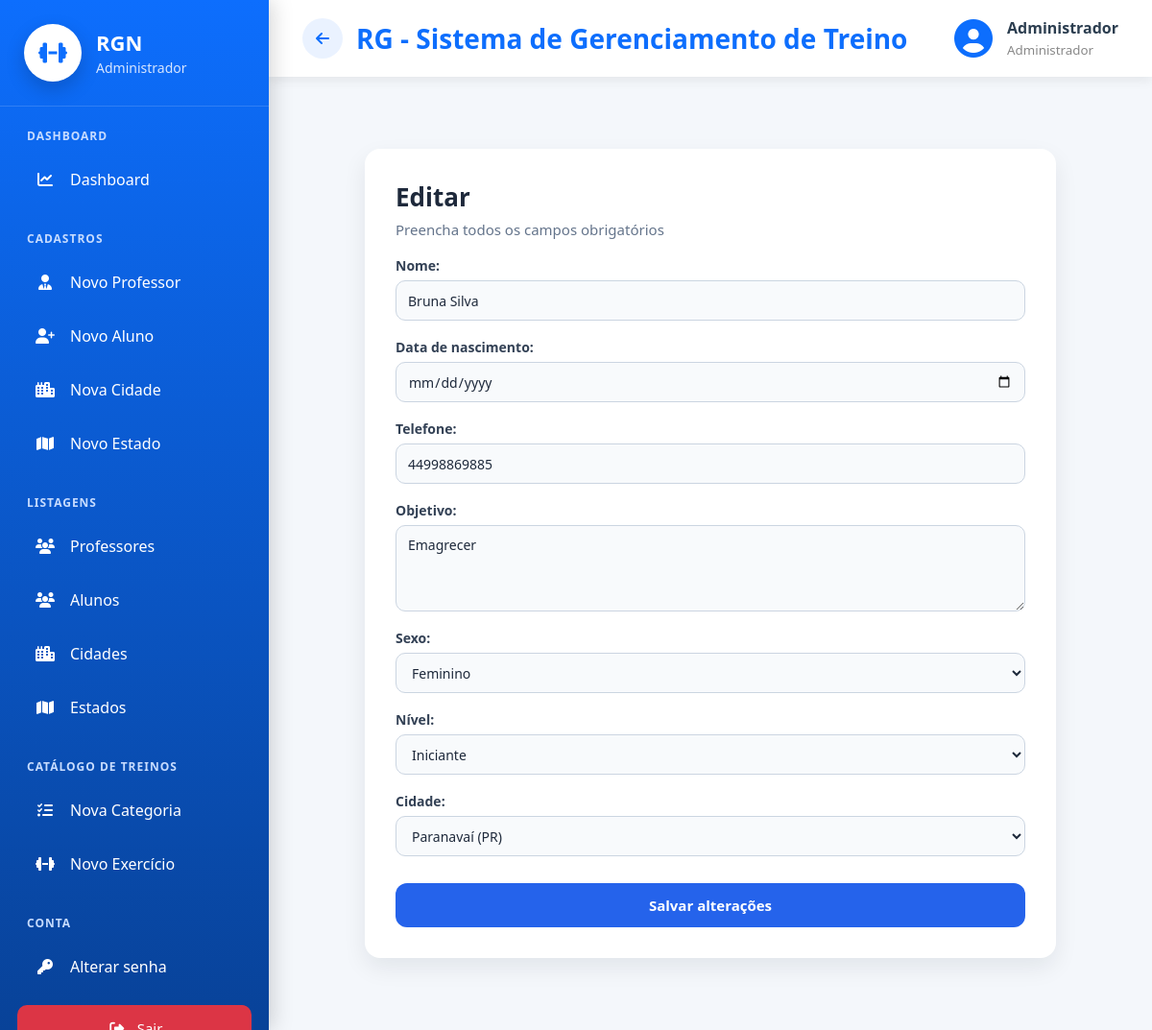
/cadastros/editar/aluno/8/ (signed in), run on an earlier commit of the app's database.
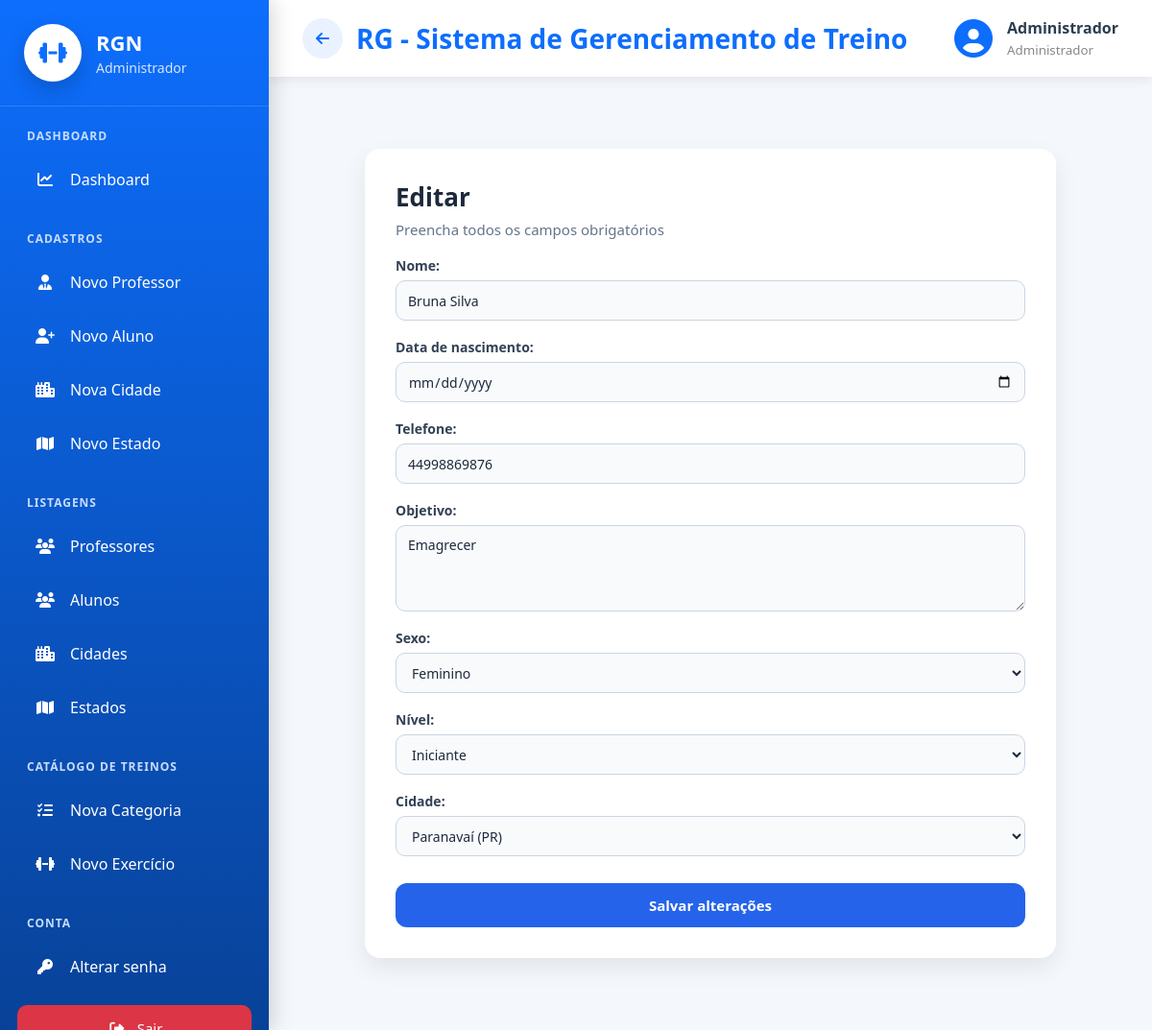
And on a later commit of the database.
### cadastros/models.py (models this page shows, shortened)
class Auditoria(models.Model):
    cadastrado_em = models.DateTimeField(auto_now_add=True, verbose_name="Cadastrado em")
    atualizado_em = models.DateTimeField(auto_now=True, verbose_name="Atualizado em")
    class Meta:
        abstract = True

class Pessoa(Auditoria):
    TIPO_CHOICES = [
        ('ALUNO', 'Aluno'),
        ('PROFESSOR', 'Professor'),
        ('ADMINISTRADOR', 'Administrador')
    ]
    SEXO_CHOICES = [
        ('M', 'Masculino'),
        ('F', 'Feminino'),
        ('O', 'Outro'),
    ]
    NIVEL_CHOICES = [
        (1, 'Iniciante'),
        (2, 'Intermediário'),
        (3, 'Avançado'),
    ]
    tipo = models.CharField(max_length=20, choices=TIPO_CHOICES, verbose_name="Tipo de Pessoa")
    nome = models.CharField(max_length=50, verbose_name="Nome")
    data_nascimento = models.DateField(verbose_name="Data de nascimento",null=True,blank=True,validators=[validar_data_nascimento],)
    cpf = models.CharField(max_length=11, unique=True, verbose_name="CPF")
    telefone = models.CharField(max_length=15, verbose_name="Telefone")
    objetivo = models.TextField(verbose_name="Objetivo", null=True, blank=True)
    sexo = models.CharField(max_length=20, choices=SEXO_CHOICES, verbose_name="Sexo", null=True, blank=True)
    nivel = models.IntegerField(choices=NIVEL_CHOICES, verbose_name="Nível", null=True, blank=True)
    cidade = models.ForeignKey(Cidade, on_delete=models.PROTECT)
    professor = models.ForeignKey("self", on_delete=models.PROTECT, related_name="alunos", limit_choices_to={"tipo": "PROFESSOR"}, null=True, blank=True)
    usuario = models.OneToOneField("auth.User", on_delete=models.CASCADE, related_name="pessoa_usuario")
    precisa_trocar_senha = models.BooleanField(default=False, verbose_name="Precisa trocar a senha")

class Cidade(Auditoria):
    nome = models.CharField(max_length=50, verbose_name="Nome da Cidade")
    estado = models.ForeignKey(Estado, on_delete=models.PROTECT)
    def __str__(self):
        return "{} ({})".format(self.nome, self.estado.sigla)

### cadastros/views.py (the view, shortened to what this page needs)
# urls.py: path('editar/aluno/<int:pk>/', AlunoUpdate.as_view(), name="editar-aluno"),
class AlunoUpdate(DataNascimentoMixin, SomenteDoMeuAlunoMixin, LoginRequiredMixin, GroupRequiredMixin, UpdateView):
    campo_aluno = "pk"
    login_url = reverse_lazy('login')
    model = Pessoa
    group_required = ["Administrador", "Professor", "Aluno"]
    fields = ['nome', 'data_nascimento', 'telefone', 'objetivo', 'sexo', 'nivel', 'cidade']
    template_name = 'cadastros/form.html'

### cadastros/permissoes.py (called while the page is built, shortened)
def eh_admin(user):
    return user.is_superuser or user.groups.filter(name="Administrador").exists()

def alunos_do_usuario(user):
    if eh_admin(user):
        return Pessoa.objects.filter(tipo="ALUNO")

    def get_queryset(self):
        return super().get_queryset().filter(
            **{f"{self.campo_aluno}__in": alunos_do_usuario(self.request.user)}
        )

### cadastros/views.py (called while the page is built)
    def get_form(self, form_class=None):
        form = super().get_form(form_class)
        if 'data_nascimento' in form.fields:
            form.fields['data_nascimento'].widget = forms.DateInput(
                attrs={'type': 'date', 'max': timezone.localdate().isoformat()},
                format='%Y-%m-%d',
            )
        return form

### cadastros/templates/cadastros/form.html (shortened to what this page needs)
{% extends 'modelo.html' %}
{% load static %}
{% block css %}
<link rel="stylesheet" href="{% static 'css/cadastros/form.css' %}">
<link rel="stylesheet" href="{% static 'css/paginas/modelo.css' %}">
{% endblock %}
{% block main %}
<div class="form-page">
    <div class="form-card">
        <h2>{% if object %}Editar{% else %}Cadastrar{% endif %}</h2>
        <p>Preencha todos os campos obrigatórios</p>
        <form action="" method="POST">
            {{ form.as_p }}
            <button type="submit" class="btn-salvar">{% if object %}Salvar alterações{% else %}Cadastrar{% endif %}</button>
        </form>
    </div>
</div>
{% endblock %}

What changed in the data, as far as the page shows it:
changed Pessoa "Emagrecer": telefone "44998869885" → "44998869876"
